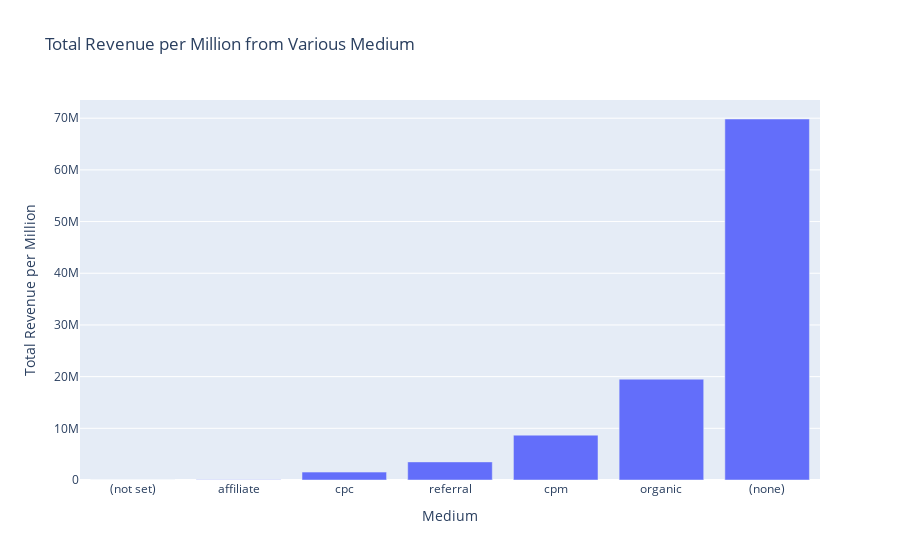

The notebook cell saved with this chart:
### Code cell
fig = px.bar(df.sort_values(by='total_revenue_permillion'), x='medium', y='total_revenue_permillion',
            title='Total Revenue per Million from Various Medium',
            labels={'total_revenue_permillion': 'Total Revenue per Million',
                    'medium': 'Medium'})

fig.show()

### Figure 1 — Plotly figure (JSON) as saved in the notebook; plotly's stock layout.template omitted (floating-point values rounded to 4 significant figures)
{"data": [{"alignmentgroup": "True", "hovertemplate": "Medium=%{x}<br>Total Revenue per Million=%{y}<extra></extra>", "legendgroup": "", "marker": {"color": "#636efa", "pattern": {"shape": ""}}, "name": "", "offsetgroup": "", "orientation": "v", "showlegend": false, "textposition": "auto", "type": "bar", "x": ["(not set)", "affiliate", "cpc", "referral", "cpm", "organic", "(none)"], "xaxis": "x", "y": [203.8, 29120.0, 1528000.0, 3501000.0, 8676000.0, 19500000.0, 69840000.0], "yaxis": "y"}], "layout": {"barmode": "relative", "legend": {"tracegroupgap": 0}, "title": {"text": "Total Revenue per Million from Various Medium"}, "xaxis": {"anchor": "y", "domain": [0, 1], "title": {"text": "Medium"}}, "yaxis": {"anchor": "x", "domain": [0, 1], "title": {"text": "Total Revenue per Million"}}}}
